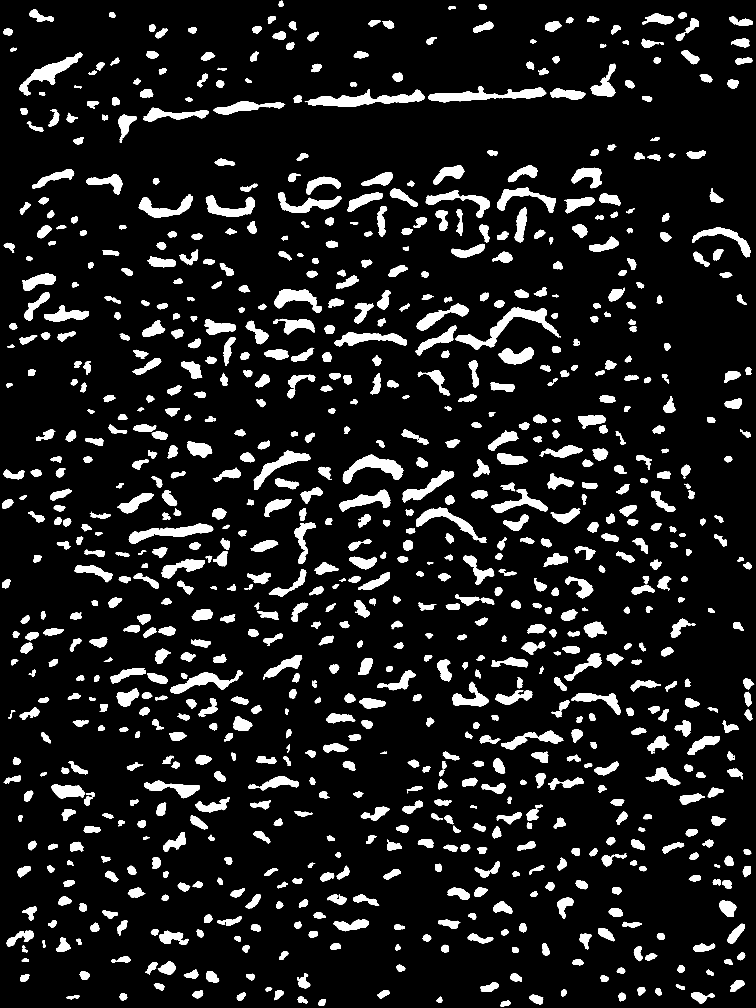
#> input picture scratch/IMG_3924_binarised_segmental.png, 3024 x 4032 px, found by its file name (shown at 1/4 size)
$ python crop_final_img3924.py
#> lines starting #> are read from the running program, lines starting #| are printed output that depends on the picture; after the words box and inside, x2 and y2 are one past the last pixel; in counts of white or black regions, pixels touching at a corner belong together
import cv2
import numpy as np
import shutil
from pathlib import Path

# Load full-image binarised output
full_bin = cv2.imread("scratch/IMG_3924_binarised_segmental.png", cv2.IMREAD_GRAYSCALE)
#> full_bin: shape (4032, 3024); 10.2% white; 893 white regions, largest, box (x1, y1, x2, y2) and area: (1822, 1229, 2243, 1399) 14880, (1219, 358, 1699, 428) 14458, (1713, 344, 2185, 409) 12894
H, W = full_bin.shape
#> H = 4032; W = 3024

# Crop same region
cy, cx = H // 2, W // 2
#> cy = 2016; cx = 1512
crop_integrated = full_bin[cy-400:cy+400, cx-400:cx+400]
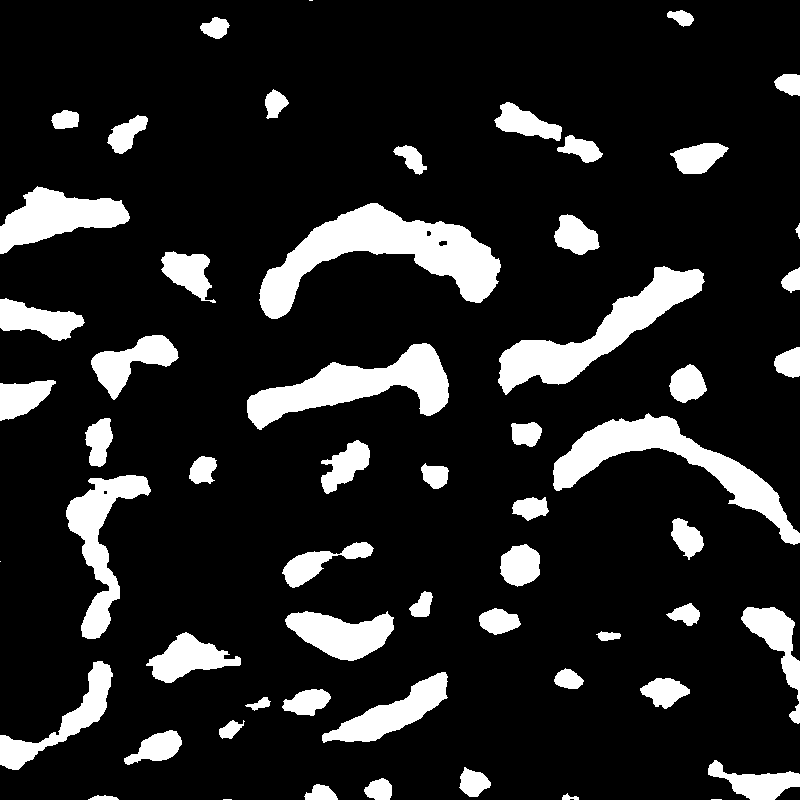
#> crop_integrated: shape (800, 800); 14.4% white; 59 white regions (4 under 20 px), largest, box (x1, y1, x2, y2) and area: (259, 203, 501, 319) 10931, (553, 413, 800, 545) 7949, (498, 266, 705, 395) 7579

# Save crop
out_crop_path = "scratch/img3924_crop_final_integrated.png"
cv2.imwrite(out_crop_path, crop_integrated)

# Check against Option C stand-alone (which was saved inverted, so we invert crop_integrated to compare)
crop_integrated_inv = cv2.bitwise_not(crop_integrated)
option_c = cv2.imread("scratch/img3924_crop_m31_ws101_k25_inv.png", cv2.IMREAD_GRAYSCALE)
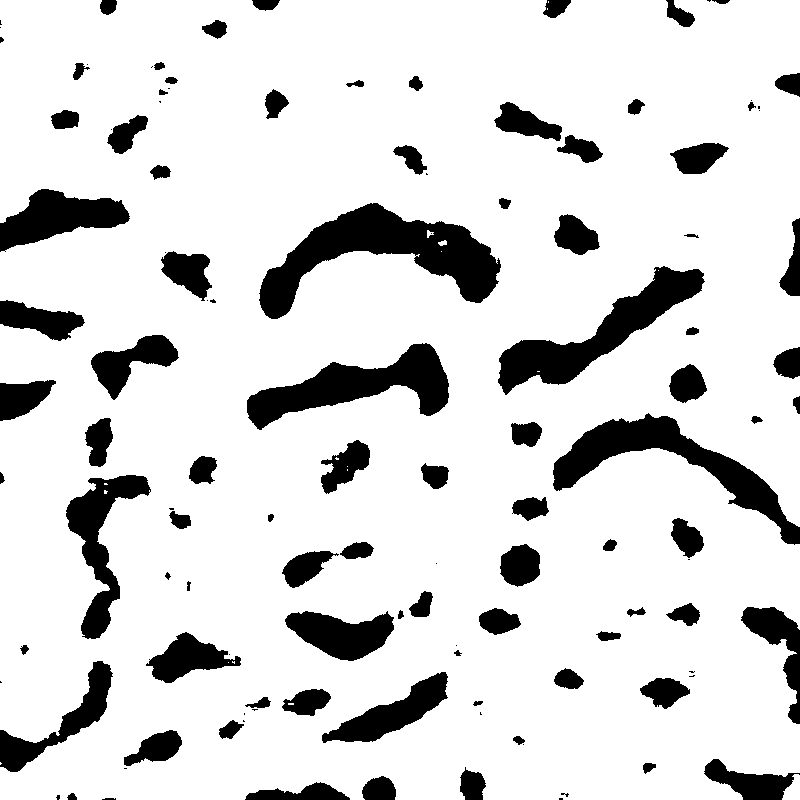
#> input picture scratch/img3924_crop_m31_ws101_k25_inv.png, 800 x 800 px, found by its file name
#> option_c: shape (800, 800); 85% white; 120 black regions (34 under 20 px), largest, box (x1, y1, x2, y2) and area: (259, 203, 501, 319) 10878, (553, 413, 800, 545) 7896, (498, 266, 705, 395) 7558

if option_c is not None:
    diff = cv2.absdiff(crop_integrated_inv, option_c)
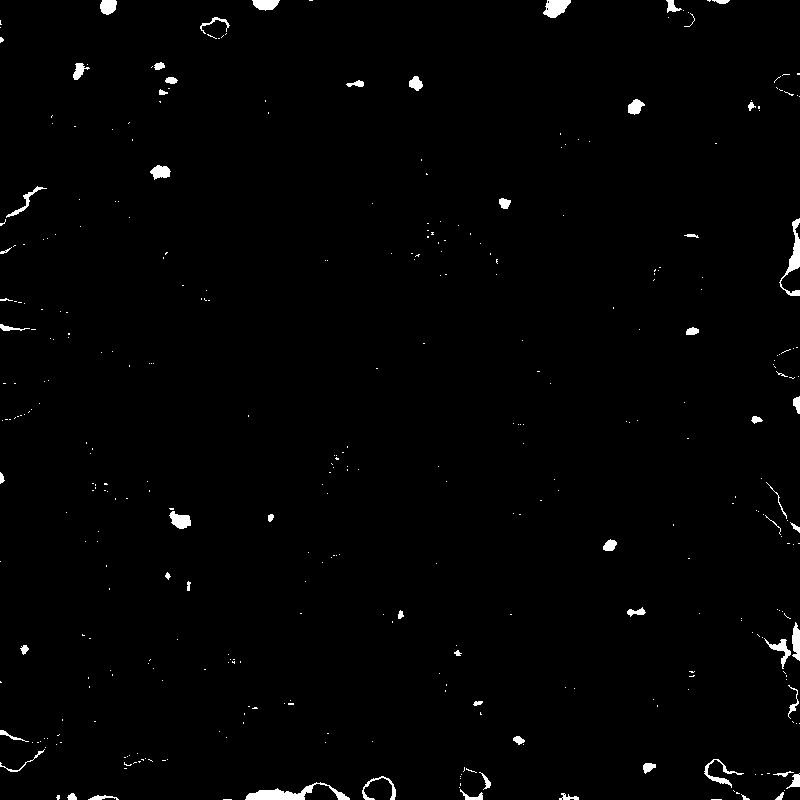
#> diff: shape (800, 800); 1.1% white; 378 white regions (319 under 20 px), largest, box (x1, y1, x2, y2) and area: (245, 782, 350, 800) 698, (779, 218, 800, 296) 456, (543, 0, 571, 18) 341
    non_zero = np.count_nonzero(diff)
#> non_zero = 7336
    print(f"Difference pixels between full-run crop and standalone Option C: {non_zero} (out of {diff.size})")
#| Difference pixels between full-run crop and standalone Option C: 7336 (out of 640000)

# Copy to brain directory for user verification
brain_dir = Path(r"C:\Users\nanda_4h6zihz\.gemini\antigravity-ide\brain\9bb206b2-f39c-4a1f-befa-83279631baab")
shutil.copy(out_crop_path, str(brain_dir / "img3924_crop_final_integrated.png"))
print("Copied final integrated crop to brain directory.")
